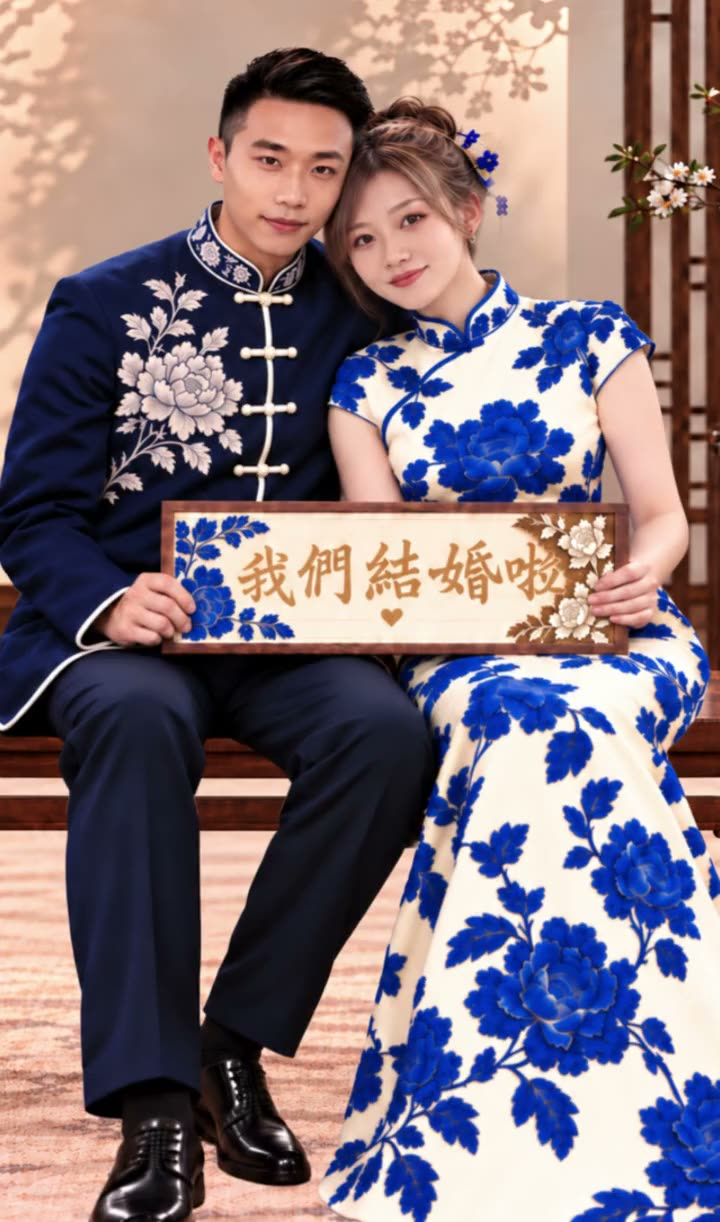
#> input picture assets/video/wink.jpg, 720 x 1222 px
$ python make_og.py
#> lines starting #> are read from the running program, lines starting #| are printed output that depends on the picture; after the words box and inside, x2 and y2 are one past the last pixel; in counts of white or black regions, pixels touching at a corner belong together
# 產生 LINE / Facebook 分享預覽圖（1200x630）與網站小圖示
import os
from PIL import Image, ImageDraw, ImageFont

ROOT = os.path.join(os.path.dirname(os.path.abspath(__file__)), '..')
P = lambda *a: os.path.join(ROOT, 'assets', *a)
BG, PAPER, TEA, INK, GOLD, GOLD_L, RED = (243, 235, 224), (251, 247, 240), (176, 141, 106), (92, 70, 52), (201, 164, 92), (234, 212, 160), (178, 46, 46)
SERIF = 'C:/Windows/Fonts/NotoSerifTC-VF.ttf'


def font(size, bold=True):
    f = ImageFont.truetype(SERIF, size)
    f.set_variation_by_name('Bold' if bold else 'Regular')
    return f


def arch(path, w, h):
    ph = Image.open(path).convert('RGB')
    sc = max(w / ph.width, h / ph.height)
    ph = ph.resize((round(ph.width * sc), round(ph.height * sc)), Image.LANCZOS)
    ph = ph.crop(((ph.width - w) // 2, 0, (ph.width - w) // 2 + w, h))
    m = Image.new('L', (w, h), 0)
    d = ImageDraw.Draw(m)
    d.ellipse((0, 0, w, w), fill=255)
    d.rectangle((0, w // 2, w, h), fill=255)
    return ph, m


im = Image.new('RGB', (1200, 630), BG)
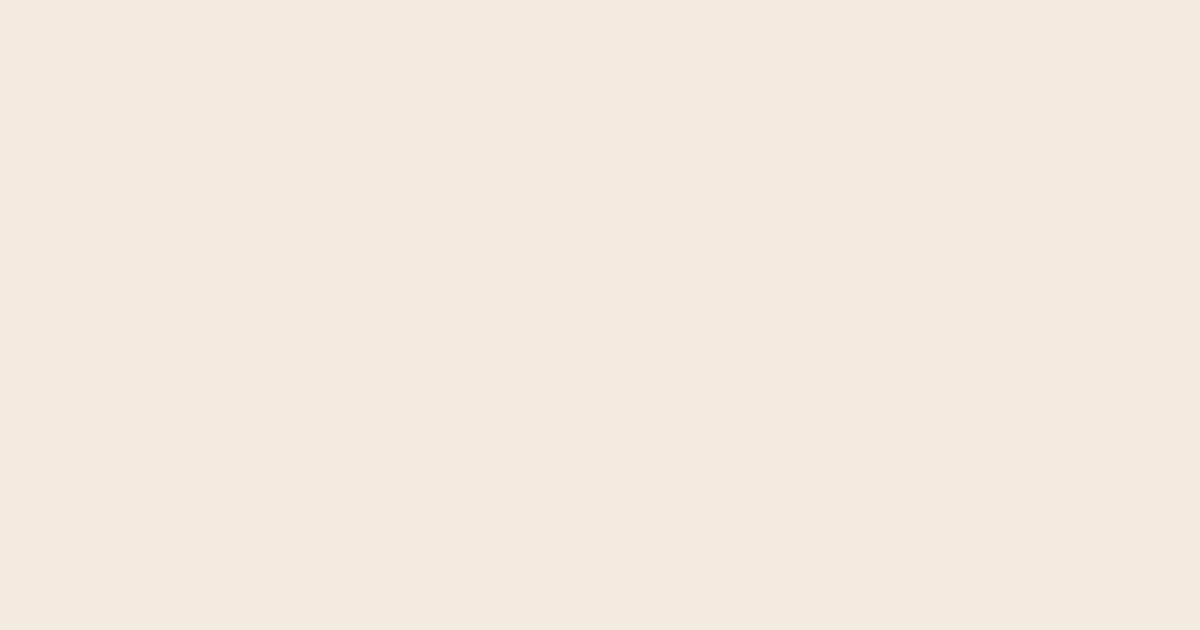
#> im: PIL image 1200x630 RGB; mean R, G, B 243, 235, 224
d = ImageDraw.Draw(im)
d.rounded_rectangle((40, 40, 1160, 590), 36, fill=PAPER, outline=GOLD, width=5)
d.rounded_rectangle((58, 58, 1142, 572), 24, outline=GOLD_L, width=2)

# 左側：青花瓷禮服舉牌「我們結婚啦」的畫面
ph = Image.open(P('video', 'wink.jpg')).convert('RGB')
#> ph is the input picture: PIL image 720x1222 RGB; mean R, G, B 132.6, 117.2, 125.3
w, h = 430, 474
sc = w / ph.width
#> sc = 0.597
ph = ph.resize((w, round(ph.height * sc)), Image.LANCZOS).crop((0, 10, w, 10 + h))
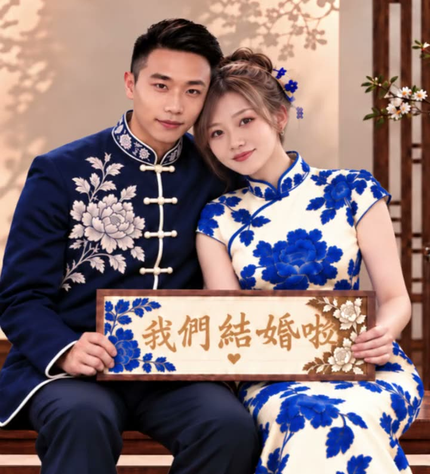
#> ph: PIL image 430x474 RGB; mean R, G, B 135.8, 116.2, 118.5
m = Image.new('L', (w, h), 0)
#> m: PIL image 430x474 L; every value is 0
ImageDraw.Draw(m).rounded_rectangle((0, 0, w, h), 22, fill=255)
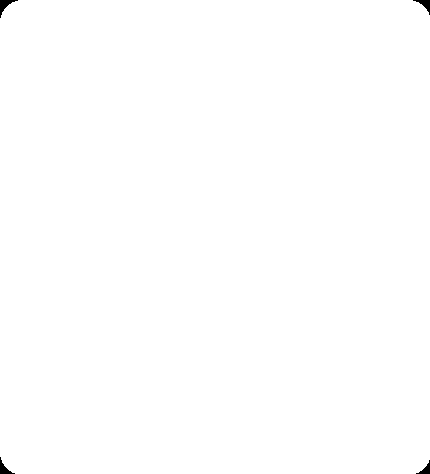
#> m: PIL image 430x474 L; 99.8% white; 4 black regions, box (x1, y1, x2, y2) and area: (0, 0, 18, 18) 111, (413, 0, 430, 15) 93, (0, 457, 15, 474) 93, (416, 460, 430, 474) 76
d.rounded_rectangle((90 - 5, 78 - 5, 90 + w + 5, 78 + h + 5), 26, fill=GOLD)
im.paste(ph, (90, 78), m)
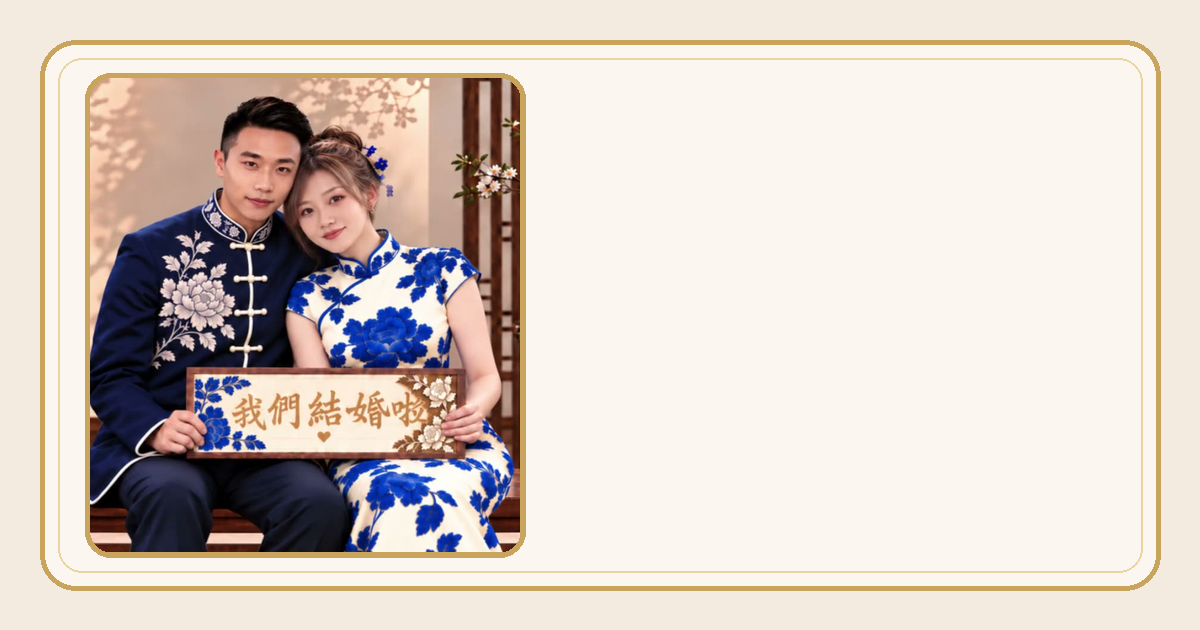
#> im: PIL image 1200x630 RGB; mean R, G, B 216.6, 206.4, 198.6

# 名字用內海字體（和網頁一致）；愛心用原本的字體畫
NAIKAI = os.path.join(ROOT, 'work', 'fonts-src', 'NaikaiFont-Regular.ttf')
nf = ImageFont.truetype(NAIKAI, 44) if os.path.exists(NAIKAI) else font(40)
#> (the run stopped early here; a loop or call above may not have finished)

$ run again, with assets/video/heart.jpg copied over assets/video/wink.jpg
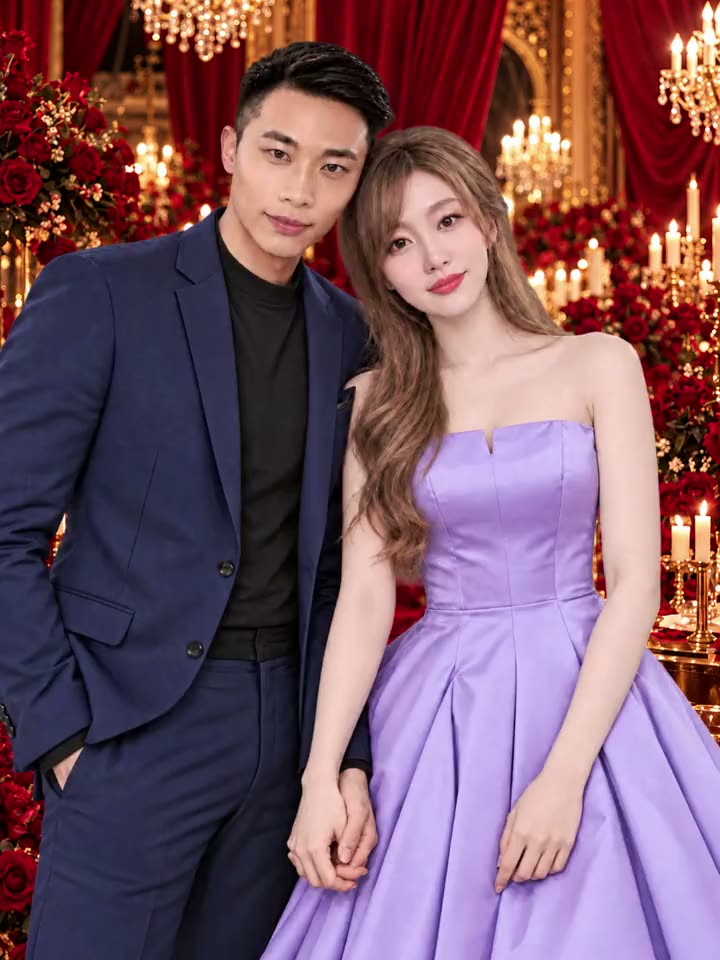
#> input picture assets/video/heart.jpg, 720 x 960 px
#> ph is the input picture: PIL image 720x960 RGB; mean R, G, B 121.3, 86.4, 100.3
#> `ph = ph.resize((w, round(ph.height * sc)), Image.LANCZOS).crop((0, 10,..`:
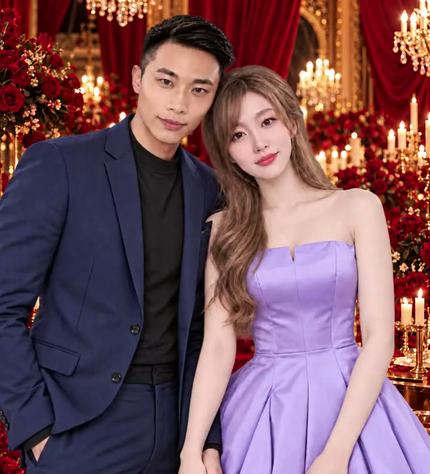
#> ph: PIL image 430x474 RGB; mean R, G, B 119.7, 83.4, 92.6
#> `im.paste(ph, (90, 78), m)`:
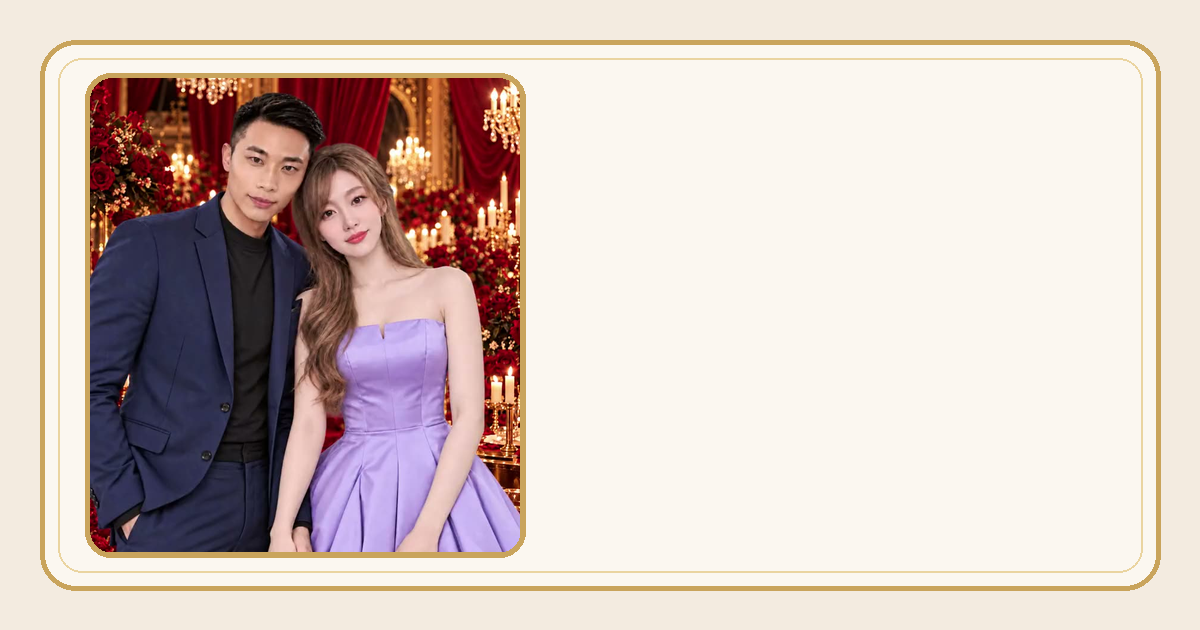
#> im: PIL image 1200x630 RGB; mean R, G, B 212.3, 197.6, 191.6

$ run again, with assets/video/sit.jpg copied over assets/video/wink.jpg
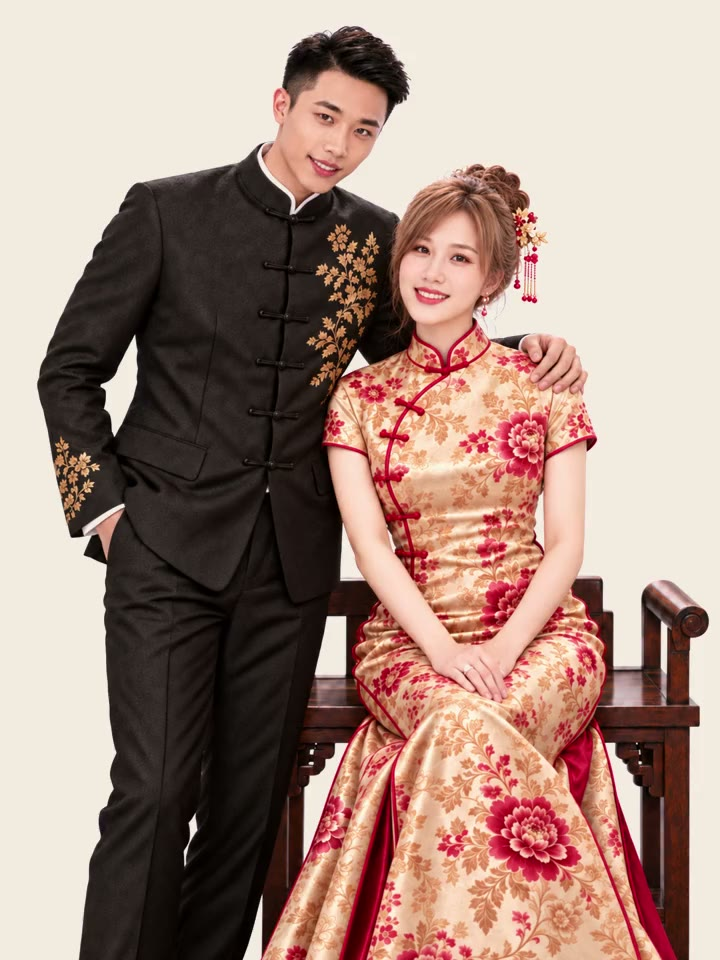
#> input picture assets/video/sit.jpg, 720 x 960 px
#> ph is the input picture: PIL image 720x960 RGB; mean R, G, B 168.4, 142, 131
#> `ph = ph.resize((w, round(ph.height * sc)), Image.LANCZOS).crop((0, 10,..`:
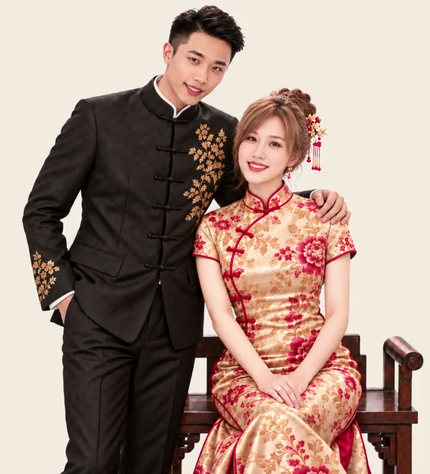
#> ph: PIL image 430x474 RGB; mean R, G, B 168.9, 145.3, 134.4
#> `im.paste(ph, (90, 78), m)`:
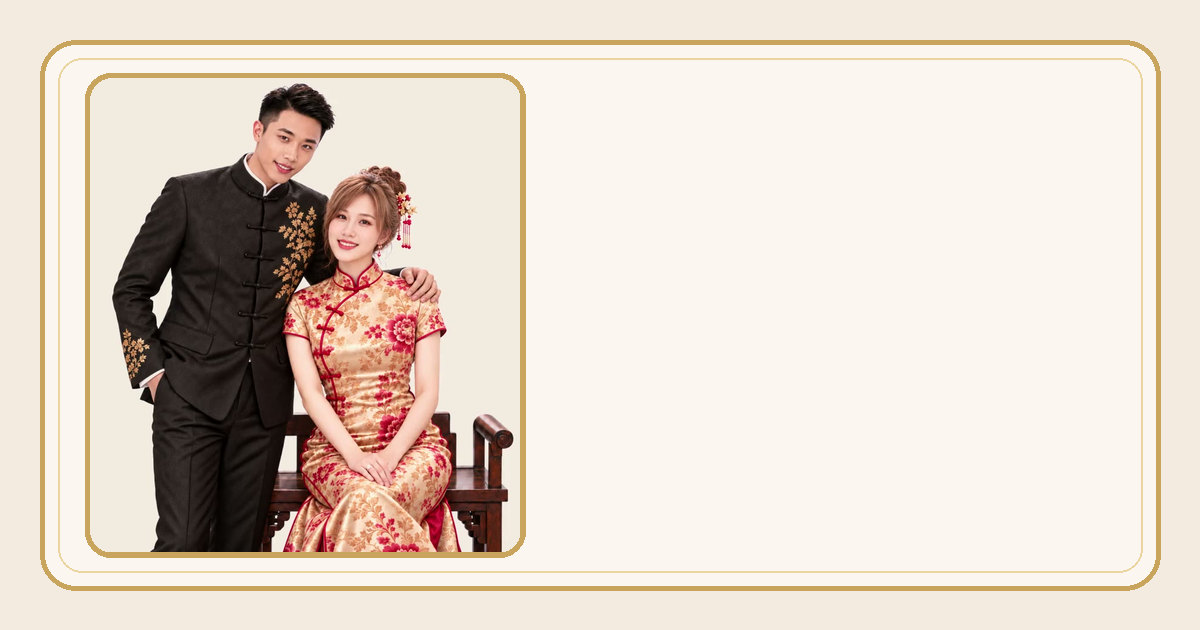
#> im: PIL image 1200x630 RGB; mean R, G, B 225.5, 214.2, 202.8
